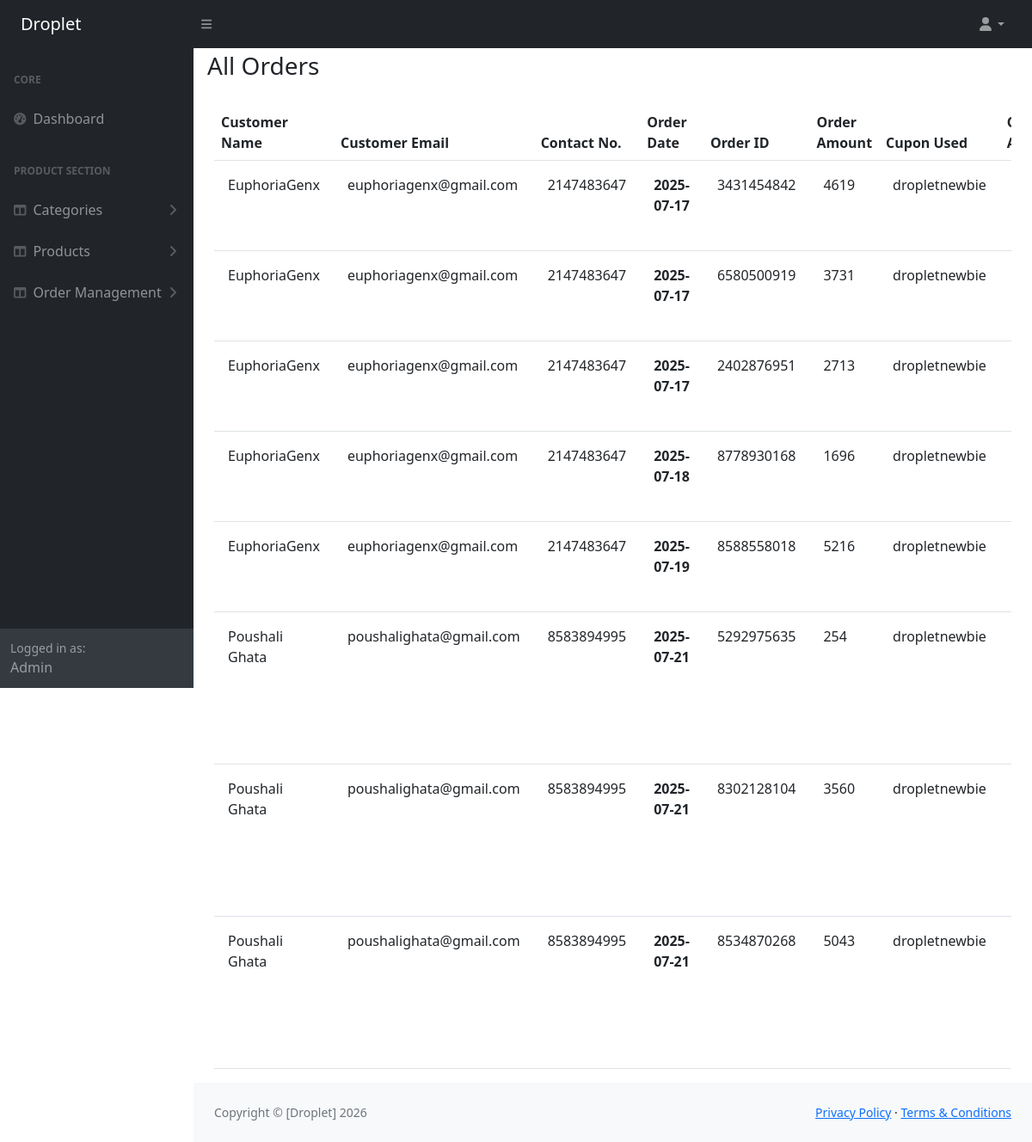
Page /admin/all_orders.php (signed in) on the committed database.
### tables this page shows
CREATE TABLE `orders` (
  `id` int(11) NOT NULL,
  `order_id` varchar(150) NOT NULL,
  `user` int(11) NOT NULL,
  `order_address` int(11) NOT NULL,
  `order_amount` decimal(10,0) NOT NULL,
  `order_status` varchar(100) NOT NULL DEFAULT 'order confirmed',
  `coupon` varchar(100) NOT NULL,
  `payment_type` enum('cod','razor') NOT NULL,
  `payment_id` varchar(200) NOT NULL,
  `payment_status` varchar(100) NOT NULL,
  `date` date NOT NULL DEFAULT current_timestamp()
);

CREATE TABLE `users` (
  `id` int(11) NOT NULL,
  `name` varchar(100) NOT NULL,
  `email` varchar(100) NOT NULL,
  `password` varchar(150) NOT NULL,
  `user_type` enum('customer','admin') NOT NULL DEFAULT 'customer',
  `created_at` datetime NOT NULL DEFAULT current_timestamp()
);

CREATE TABLE `user_info` (
  `id` int(11) NOT NULL,
  `user_id` int(11) NOT NULL,
  `ph_no` varchar(50) NOT NULL,
  `dob` date DEFAULT NULL,
  `gender` varchar(100) NOT NULL,
  `img` varchar(500) NOT NULL,
  `date` date NOT NULL DEFAULT current_timestamp()
);

### admin/all_orders.php (the view, shortened to what this page needs)
<?php
include("admin_header.php");
?>
<div class="container">
    <div class="p-1 mb-3">
        <h3>All Orders</h3>
    </div>
    <div class="container">
        <div class="table-responsive">
            <table class="table">
                <thead>
                    <tr>
                    <th>Customer Name</th>
                    <th>Customer Email</th>
                    <th>Contact No.</th>
                    <th>Order Date</th>
                    <th>Order ID</th>
                    <th>Order Amount</th>
                    <th>Cupon Used</th>
                    <th>Order Address</th>
                </tr>
                </thead>
                <?php
                $select_query = mysqli_query($conn, "SELECT * FROM `orders` WHERE 1");
                if(mysqli_num_rows($select_query)>0){
                    while($order = mysqli_fetch_assoc($select_query)){
                        $user_id = $order['user'];
                        $user_query = mysqli_query($conn, "SELECT * FROM users WHERE id = '$user_id'");
                        $user = mysqli_fetch_assoc($user_query);
                        $info_query = mysqli_query($conn, "SELECT * FROM user_info WHERE user_id = '$user_id'");
                        $info = mysqli_fetch_assoc($info_query);
                        $address_query = mysqli_query($conn, "SELECT * FROM `address` WHERE user='$user_id'");
                        $address = mysqli_fetch_assoc($address_query);
                        ?>
                        <tbody>
                            <tr>
                                <td class="p-3"><?php echo $user['name'];?></td>
                                <td class="p-3"><?php echo $user['email'];?></td>
                                <td class="p-3"><?php echo(!empty($info['ph_no']) ? $info['ph_no'] : 'No Data Yet');?></td>
                                <td class="p-3"><b><?php echo $order['date'];?></b></td>
                                <td class="p-3"><?php echo $order['order_id'];?></td>
                                <td class="p-3"><?php echo $order['order_amount'];?></td>
                                <td class="p-3"><?php echo $order['coupon'];?></td>
                                <td class="p-3"><?php echo $address['address'];?></td>
                            </tr>
                        </tbody>
                        <?php
                    }
                }
                ?>
            </table>
        </div>
    </div>
</div>
<?php
include("admin_footer.php");
?>

### rows in the picture
orders: user.name "EuphoriaGenx", user.email "euphoriagenx@gmail.com", user_info.ph_no "2147483647", date "2025-07-17", order "3431454842", order_amount "4619", coupon "dropletnewbie"
orders: user.name "EuphoriaGenx", user.email "euphoriagenx@gmail.com", user_info.ph_no "2147483647", date "2025-07-17", order "6580500919", order_amount "3731", coupon "dropletnewbie"
orders: user.name "EuphoriaGenx", user.email "euphoriagenx@gmail.com", user_info.ph_no "2147483647", date "2025-07-17", order "2402876951", order_amount "2713", coupon "dropletnewbie"
orders: user.name "EuphoriaGenx", user.email "euphoriagenx@gmail.com", user_info.ph_no "2147483647", date "2025-07-18", order "8778930168", order_amount "1696", coupon "dropletnewbie"
orders: user.name "EuphoriaGenx", user.email "euphoriagenx@gmail.com", user_info.ph_no "2147483647", date "2025-07-19", order "8588558018", order_amount "5216", coupon "dropletnewbie"
orders: user.name "Poushali Ghata", user.email "poushalighata@gmail.com", user_info.ph_no "8583894995", date "2025-07-21", order "5292975635", order_amount "254", coupon "dropletnewbie"
orders: user.name "Poushali Ghata", user.email "poushalighata@gmail.com", user_info.ph_no "8583894995", date "2025-07-21", order "8302128104", order_amount "3560", coupon "dropletnewbie"
orders: user.name "Poushali Ghata", user.email "poushalighata@gmail.com", user_info.ph_no "8583894995", date "2025-07-21", order "8534870268", order_amount "5043", coupon "dropletnewbie"

### other values in the picture
$site_title "Droplet"
$_SESSION['admin']['name'] "Admin"
